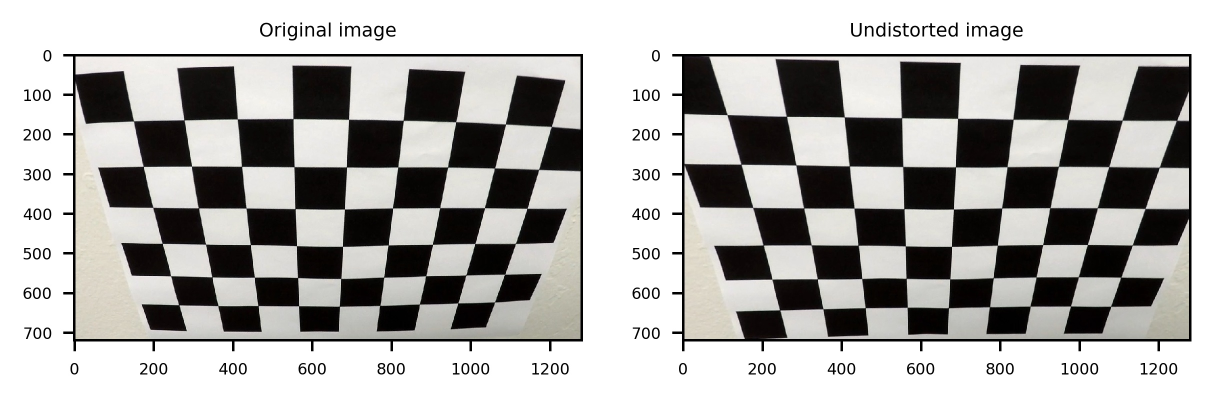
#> input picture report/camera_calibration.jpg, 2425 x 800 px (shown at 1/2 size)
$ python camera_test.py report/camera_calibration.jpg
#> lines starting #> are read from the running program, lines starting #| are printed output that depends on the picture
#!/usr/bin/env python3
import argparse
import json

import cv2
import matplotlib
import matplotlib.image as mpimg
import matplotlib.pyplot as plt
import numpy as np

def main():
    parser = argparse.ArgumentParser()
    parser.add_argument('-c', '--camera', default='camera.json')
    parser.add_argument('-p', '--plot-output')
    parser.add_argument('image')
    args = parser.parse_args()

    with open(args.camera, 'r') as f:
#> (reads camera.json from the repository)
        camera = json.load(f)
        mtx = np.array(camera['mtx'], np.float64)
        dist = np.array(camera['dist'], np.float64)

    img = mpimg.imread(args.image)
#> img is the input picture: shape (800, 2425, 3); mean R, G, B 174.1, 173, 170.9
    undistorted_img = cv2.undistort(img, mtx, dist, None, mtx)
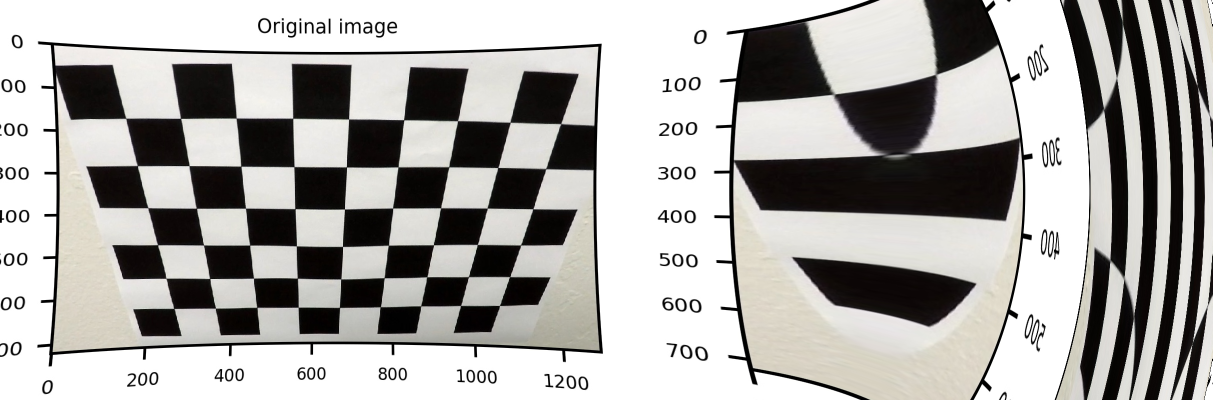
#> undistorted_img: shape (800, 2425, 3) (shown at 1/2 size); mean R, G, B 171.9, 170.3, 167.7

    if args.plot_output:
        matplotlib.rcParams.update({'font.size': 5})

    fig, ax = plt.subplots(nrows=1, ncols=2, sharex=True)
    ax[0].imshow(img)
    ax[0].set_title('Original image')
    ax[1].imshow(undistorted_img)
    ax[1].set_title('Undistorted image')

    if args.plot_output:
        fig.savefig(args.save_plot, bbox_inches='tight', dpi=450)
    else:
        plt.show()
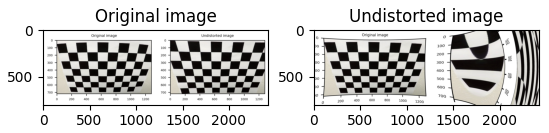
#> figure drawn by matplotlib, 2 panels

if __name__ == '__main__':
    main()
